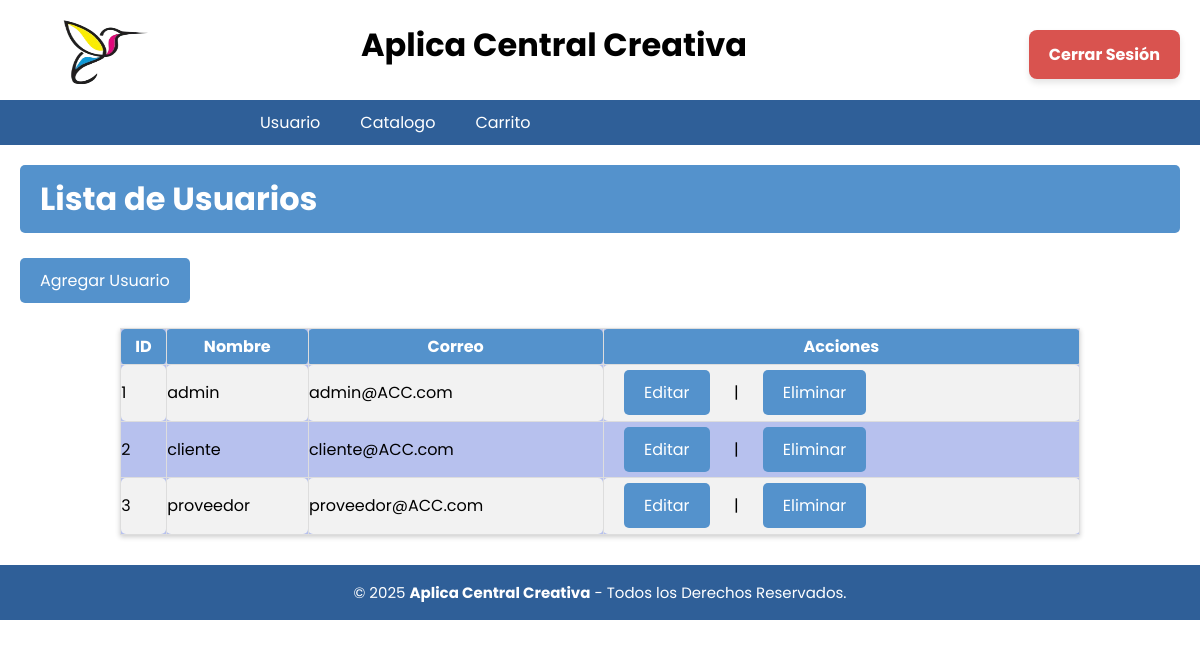
/Banco_Usuarios/Usuarios_B.php (signed in), run on the app's committed database.
### tables this page shows
CREATE TABLE usuario (
id_usuario INT NOT NULL PRIMARY KEY AUTO_INCREMENT,
nombre_usuario VARCHAR(50) NOT NULL,
correo VARCHAR(100) NOT NULL,
contraseña VARCHAR(25) NOT NULL,
id_rol INT NOT NULL, 
CONSTRAINT fk_usuario_roles FOREIGN KEY (id_rol) REFERENCES Roles(id_rol)
);

### Banco_Usuarios/Usuarios_B.php (the view)
<?php
include('../BD/ConexionBDB.php');
include('../Nav/header_Banco.php');
$query = "SELECT * FROM usuario";
$resultado = $conn->query($query);
?>
<h1 class="titulo">Lista de Usuarios</h1>
<a href="Registro_U\Registro_Usuario.php" class="button">Agregar Usuario</a>
<table class='tabla'>
  <tr>
    <th>ID</th>
    <th>Nombre</th>
    <th>Correo</th>
    <th>Acciones</th>
  </tr>
  <?php while ($row = $resultado->fetch_assoc()): ?>
  <tr>
    <td><?= $row['id_usuario'] ?></td>
    <td><?= $row['nombre_usuario'] ?></td>
    <td><?= $row['correo'] ?></td>
    <td>
      <a href="Editar_U/Modificar.php?id=<?= $row['id_usuario'] ?>" class="button">Editar</a> |
      <a href="Eliminar_U\Eliminar_U.php?id=<?= $row['id_usuario'] ?>" onclick="return confirm('¿Eliminar usuario?')" class="button">Eliminar</a>
    </td>
  </tr>
  <?php endwhile; ?>
</table>
<?php include('../Nav/footer.php'); ?>

### BD/ConexionBDB.php (shortened to what this page needs)
<!DOCTYPE html>
<html lang="en">
<head>
</head>
<body>
</body>
</html>

### Nav/header_Banco.php (shortened to what this page needs)
<?php
include('../BD/ConexionBDB.php');
$id_rol = $_SESSION['id_rol'];
$menus = [
    1 => [
        "Usuario" => [
            "Usuario" => "../Usuarios/usuario.php",
            "Registro" => "../Usuarios/Registro/Registro_Usuario.php"
        ],
        "Catalogo" =>[
            "Incapacidad" => "../Incapacidad/incapacidades.php",
            "Registro" => "../Incapacidad/Registro/Registro_Incapacidades.php"
        ],
        "Carrito" =>[
            "Nomina" => "../Carrito/carrito.php",
            "Registro" => "../Nomina/Registro_N/Registro_Nomina.php"
        ]
    ]
];
?>
<!DOCTYPE html>
<html lang="es">
<head>
    <link rel="stylesheet" href="../CSS/menu.css" type="text/css">
    <link rel="stylesheet" href="../CSS/cabecera.css" type="text/css">
    <link rel="stylesheet" href="../CSS/pie_pagina.css" type="text/css">
    <link rel="stylesheet" href="../CSS/tablas_boton.css" type="text/css">
    <link rel="stylesheet" href="../CSS/formularios.css" type="text/css">
    <link rel="stylesheet" href="../CSS/departamentos.css" type="text/css">
    <link rel="stylesheet" href="../CSS/cabecera2.css" type="text/css">
    <link rel="stylesheet" href="../CSS/Detalle_Producto.css" type="text/css">
    <link rel="stylesheet" href="../CSS/Recursos.css" type="text/css">
</head>
<body>
<header class="cabecera_p">
    <div class="cabecera">
        <h1 class="nom_sis">Aplica Central Creativa</h1>
        <a href="../Inicio/inicio.php">
            <img src="../Imagenes/acc_logo.png" class="img-logo" alt="Logo">
        </a>
        <div class="logout-container">
            <form method="POST">
                <button type="submit" name="cerrar_sesion" class="btn_logout">Cerrar Sesión</button>
            </form>
        </div>
    </div>
        <div class="header">
            <ul class="nav">
                <?php
                if ($id_rol && isset($menus[$id_rol])) {
                    foreach ($menus[$id_rol] as $nombre => $url) {
                        if (is_array($url)) {
                            echo "<li><a href='#'>$nombre</a><ul class='submenu'>";
                            echo "</ul></li>";
                        } else {
                            echo "<li><a href='$url'>$nombre</a></li>";
                        }
                    }
                } else {
                    echo "<li><a href='#'>Acceso Denegado</a></li>";
                }
                ?>
            </ul>
        </div>
    </header>
</body>
</html>

### Nav/footer.php
<footer class="pie-pagina">
        <div class="grupo-2">
            <small>&copy; 2025 <b>Aplica Central Creativa</b> - Todos los Derechos Reservados.</small>
        </div>
    </footer>

### CSS/menu.css (style rules this page uses)
* { padding: 0px; margin: 0px; }
.header { margin: auto; width: 100%; background-color: #2f5f98; }
ul, ol { list-style: none; }
.nav { display: flex; margin-left: 20%; }
.nav > li { position: relative; float: left; }
.nav li a { background-color: #2f5f98; color: #fff; text-decoration: none; padding: 10px 20px; display: block; }

### CSS/cabecera.css (style rules this page uses)
.cabecera { height: 100px; width: 100%; background-color: rgb(255, 255, 255); border: 0.5px solid rgb(255, 255, 255); }
.nom_sis { position: absolute; margin-top: 20px; margin-left: 30%; }
.img-logo { height: 90px; width: 100px; float: left; margin-left: 50px; margin-top: 5px; }

### CSS/pie_pagina.css (style rules this page uses)
.pie-pagina { width: 100%; margin-top: 30px; }
.pie-pagina .grupo-2 { background-color: #2f5f98; padding: 15px 10px; text-align: center; color: #fff; }
.pie-pagina .grupo-2 small { font-size: 15px; }

### CSS/tablas_boton.css (style rules this page uses)
.titulo { background-color: #5492cc; color: white; padding: 10px 20px; border: none; border-radius: 5px; cursor: pointer; font-family: 'Poppins', sans-serif; margin-left: 20px; margin-top: 20px; margin-right: 20px; }
.tabla { border-collapse: collapse; width: 80%; margin: 20px auto; font-family: 'Roboto', sans-serif; background-color: #b7c1ee; box-shadow: 0 2px 5px rgba(0, 0, 0, 0.2); }
.tabla th { border: 1px solid #ddd; padding: 5px 5px; text-align: center; }
.tabla td { border: 1px solid #ddd; padding: 0.3px 0.3px; text-align: left; }
.tabla th, .tabla_inv th, .tabla_ped th { background-color: #5492cc; color: white; font-weight: bold; }
.tabla td, .tabla_inv td, .tabla_ped td { color: #000000; }
.tabla tbody tr:nth-child(even) { background-color: #f2f2f2; }
.tabla th, table.tabla td { border-radius: 5px; }
a { text-decoration: underline; color: rgb(0, 0, 0); }

### CSS/formularios.css (style rules this page uses)
.titulo { background-color: #5492cc; color: white; padding: 10px 20px; border: none; border-radius: 5px; cursor: pointer; font-family: 'Poppins', sans-serif; margin-left: 20px; margin-top: 20px; margin-bottom: 20px; margin-right: 20px; }
* { font-family: 'Poppins', sans-serif; margin: 0; padding: 0; box-sizing: border-box; }

### CSS/departamentos.css (style rules this page uses)
a { text-decoration: underline; color: purple; }

### CSS/cabecera2.css (style rules this page uses)
* { padding: 0px; margin: 0px; }
.header { margin: auto; width: 100%; background-color: #2f5f98; }
ul, ol { list-style: none; }
.nav { display: flex; margin-left: 20%; }
.nav > li { position: relative; float: left; }
.nav li a { background-color: #2f5f98; color: #fff; text-decoration: none; padding: 10px 20px; display: block; }
h1, h2 { color: #000000; }
table { width: 100%; margin-bottom: 20px; border-collapse: collapse; }
table, th, td { border: 1px solid #ddd; }
th, td { padding: 10px; text-align: left; }
.logout-container { position: absolute; top: 30px; right: 20px; }
.btn_logout { background-color: #d9534f; color: white; border: none; padding: 12px 20px; font-size: 16px; font-weight: bold; cursor: pointer; border-radius: 8px; transition: all 0.3s ease; box-shadow: 0 4px 6px rgba(0, 0, 0, 0.1); margin-left: 10px; }

### CSS/Recursos.css (style rules this page uses)
a.button { display: inline-block; padding: 10px 20px; background-color: #5492cc; color: white; text-align: center; text-decoration: none; font-size: 16px; border-radius: 5px; transition: background-color 0.3s ease; font-family: 'Poppins', sans-serif; margin-left: 20px; margin-top: 5px; margin-right: 20px; margin-bottom: 5px; }

### data on the page
usuario: id_usuario "1", nombre_usuario "admin", correo "admin@ACC.com"
usuario: id_usuario "2", nombre_usuario "cliente", correo "cliente@ACC.com"
usuario: id_usuario "3", nombre_usuario "proveedor", correo "proveedor@ACC.com"

### other printed values
$nombre "Usuario"
$nombre "Catalogo"
$nombre "Carrito"
